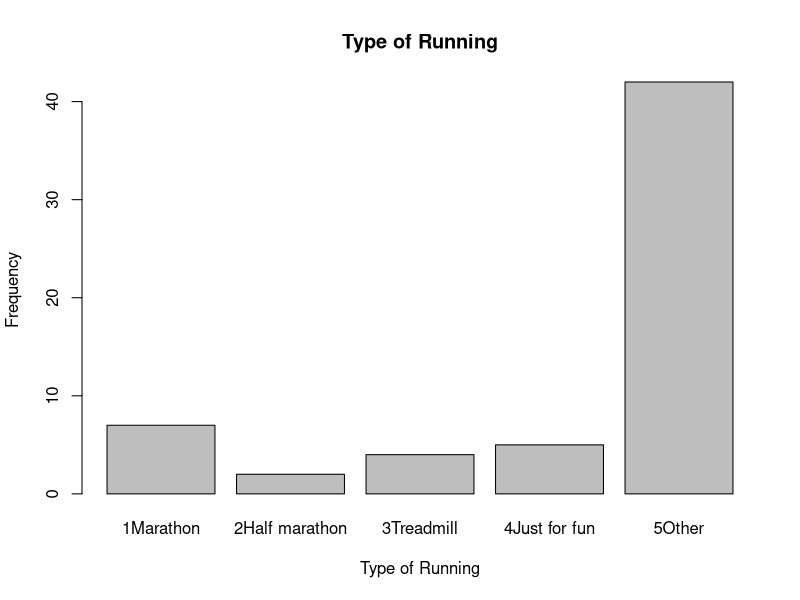
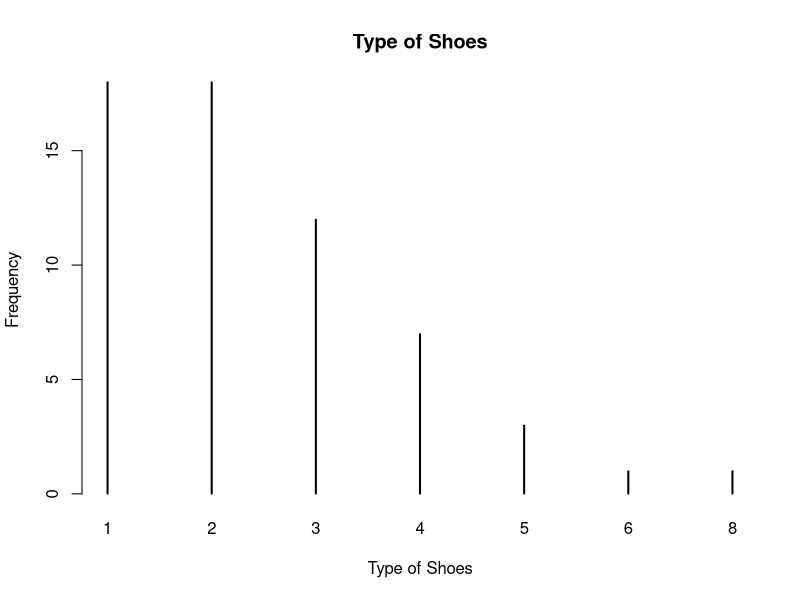
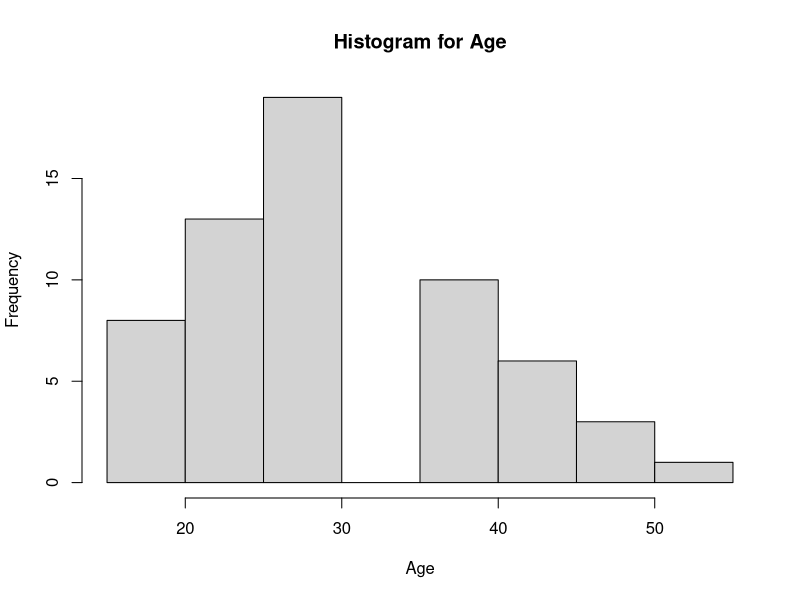
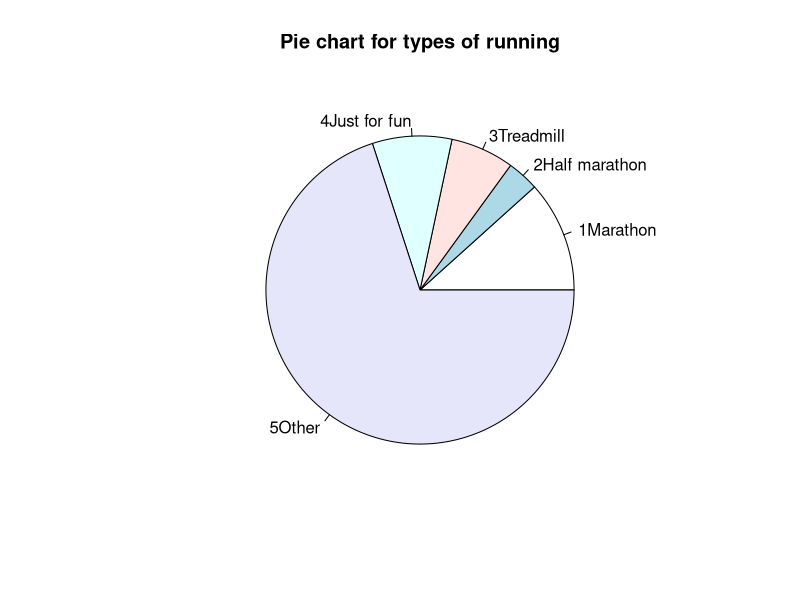
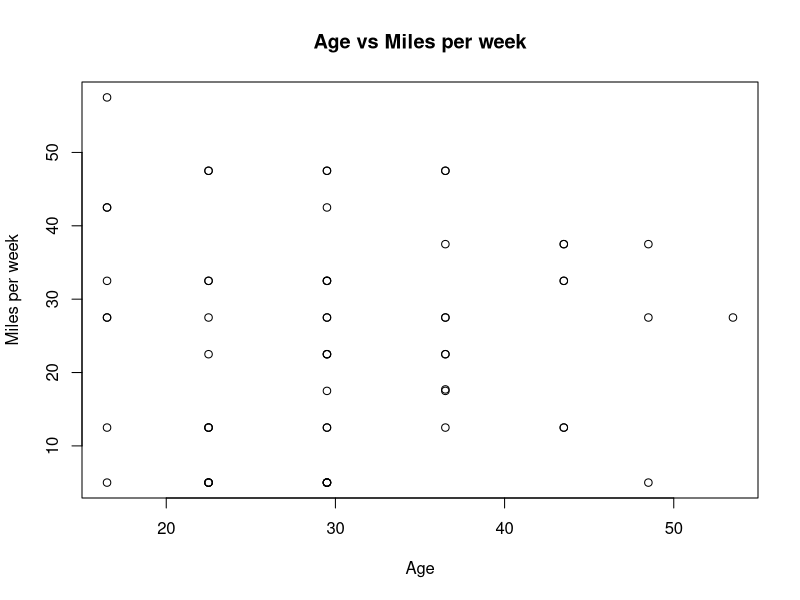
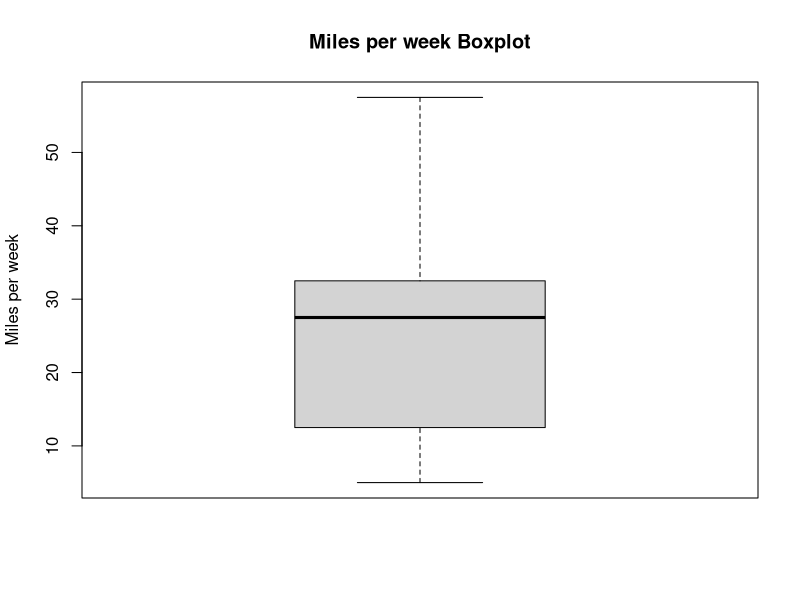
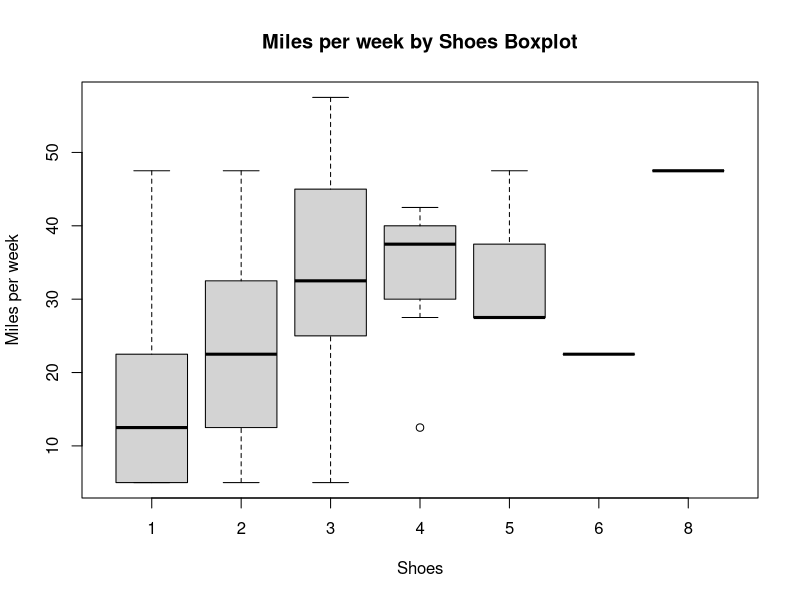
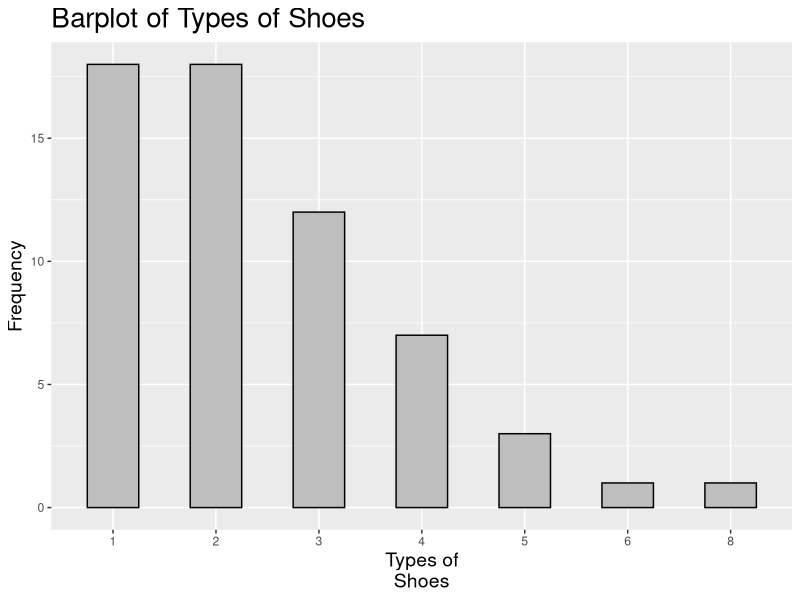

Write the R code that produced these figures, in order.
## ---- chunk 1
log(1) + sqrt(4)
1/3 + exp(1)
log(100, base = 10)
4^2 + 2
sum(4^2, 2)

## ---- chunk 2
ceiling(1.4)
floor(1.4) 
## ---- chunk 3
#Print Good morning
"Good morning"
## ---- chunk 4
"Good morning" #Print Good morning
## ---- chunk 5
# What is the value of
# square root of 3
print(sqrt(3))
## ---- chunk 6
Surname <- "Alice"
Age <- 12
print(Surname)
Age
## ---- chunk 7
text1 <- "Alice is"
text2 <- "beautiful"
paste(text1, text2)
## ---- chunk 8
x <- 2
y <- 3
x+y
## ---- chunk 9
paste("mum", 6)
## ---- chunk 10
x <- y <- z <- 16
x
y
z
## ---- chunk 11
a <- 5L
class(a)

b <- 5.5
class(b)

c <- 1 + 1i
class(c)

x <- "Hi everyone"
class(x)

y <- FALSE
class(y)
## ---- chunk 12
x <- 2
y <- as.complex(x)
y
class(y)
## ---- chunk 13
str <- "Brilliant"
nchar(str)
## ---- chunk 14
str <- "Good Morning!"

grepl("d", str)
grepl("s", str)
grepl("Good", str)

## ---- chunk 15
str <- "Have you heard the song \"Don't Stop Believing in yourself\"?"
cat(str)
## ---- chunk 16
x <- -1
y <- 0
x == y
## ---- chunk 17
x <- 15
y <- 3

if (x > y) {
  print("x is greater than y")
} 
## ---- chunk 18
a <- 10
b <- 25

if (b > a) {
  print("b is greater than a")
} else if (a == b) {
  print ("a and b are equal")
} 
## ---- chunk 19
a <- 10
b <- 15

if (b > a) {
  print("b is greater than a")
} else if (a == b) {
  print("a and b are equal")
} else {
  print("a is greater than b")
} 
## ---- chunk 20
a <- 213
b <- 310

if (b > a) {
  print("b is greater than a")
} else {
  print("b is not greater than a")
} 
## ---- chunk 21
i <- 1
while (i < 6) {
  print(i)
  i <- i + 1
} 
## ---- chunk 22
i <- 1
while (i < 6) {
  print(i)
  i <- i + 1
  if (i == 4) {
    break
  }
} 
## ---- chunk 23
i <- 0
while (i < 6) {
  i <- i + 1
  if (i == 3) {
    next
  }
  print(i)
} 
## ---- chunk 24
for (x in 0:9) {
  print(x)
} 
## ---- chunk 25
fruits <- list("apple", "banana", "cherry")

for (x in fruits) {
  print(x)
}
## ---- chunk 26
vec <- c(1, 2, 3, 4, 5, 6)

for (x in vec) {
  print(x)
} 
## ---- chunk 27
my_function <- function() {      # create a function with the name my_function
  print("Hello World!")
} 
## ---- chunk 28
my_function <- function() {
  print("Hello World!")
}

my_function() # call the function named my_function 
## ---- chunk 29
my_function <- function(fname) {
  paste(fname, "Denis")
}

my_function("Lara")
my_function("Kirsten")
my_function("Frank") 
## ---- chunk 30
my_function <- function(fname, lname) {
  paste(fname, lname)
}

#my_function("Peter") 
my_function("Kirsten", "Denis") 

## ---- chunk 31
my_function <- function(x) {
  return (3 * x)
}
print(my_function(5))
## ---- chunk 32
chap1data1 <-read.csv("chap1data1.csv", sep=",", header=T)
## ---- chunk 33
head(chap1data1)
tail(chap1data1)
## ---- chunk 34
chap1data1$Male <- as.factor(chap1data1$Male)
chap1data1$Married<- as.factor(chap1data1$Married)
chap1data1$College <- as.factor(chap1data1$College)
chap1data1$Distance <- as.factor(chap1data1$Distance)
chap1data1$Treadmill <- as.factor(chap1data1$Treadmill)
chap1data1$Shoes <- as.factor(chap1data1$Shoes) 
## ---- chunk 35
install.packages('RcmdrMisc')
library(RcmdrMisc)
## ---- chunk 36
summary(chap1data1)
summary(chap1data1[,"Age"])
sapply(chap1data1,summary)

numSummary(chap1data1[,"Age"],statistics=c("mean","sd","skewness","kurtosis"))
## ---- chunk 37
##Type of running
barplot(table(chap1data1$Type.of.running),main="Type of Running",ylab="Frequency",xlab="Type of Running")
#barplot(table(chap1data1[,"Type.of.running"]),main="Type of running",ylab="Frequency",xlab="Type of running",width=1,space=0)
## ---- chunk 38
###Shoes
#chap1data1[,"Shoes"]

#plot(chap1data1[,"Shoes"],main="Type of Shoes",ylab="Frequency",xlab="Type of Shoes",col="red")
barplot(table(chap1data1[,"Shoes"]),main="Type of Shoes",ylab="Frequency",xlab="Type of Shoes",col="green", width =1, space =100)
## ---- chunk 39
##Age
hist(chap1data1[,"Age"],main="Histogram for Age",xlab="Age")
## ---- chunk 40
###Type of running
pie(table(chap1data1[,"Type.of.running"]),main="Pie chart for types of running")
## ---- chunk 41
## Age and Miles.per.week 
plot(x=chap1data1[,"Age"],y=chap1data1[,"Miles.per.week"], main="Age vs Miles per week",ylab="Miles per week",xlab="Age")
## ---- chunk 42
## Miles.per.week
boxplot(chap1data1[,"Miles.per.week"],main="Miles per week Boxplot",ylab="Miles per week",xlab="")
## ---- chunk 43
## Miles.per.week by Shoes
boxplot(Miles.per.week~Shoes,data=chap1data1,main="Miles per week by Shoes Boxplot",ylab="Miles per week",xlab="Shoes")
## ---- chunk 44
install.packages('ggplot2')
library(ggplot2)

#or do the following

#In the miscellaneous window, click on Packages.
#Click on Install, then type “ggplot2” beneath Packages (separate multiple with space or comma)
#Make sure Install dependencies is selected, then click on Install
#After installation, load the package into R: package(ggplot2)

## ---- chunk 45
barplot <- ggplot(data=chap1data1,aes(x=Shoes)) +
geom_bar(fill="gray",color="black",width=.5)
barplot + ggtitle("Barplot of Types of Shoes") + labs(x="Types of
Shoes",y="Frequency") +
theme(plot.title=element_text(size=20),axis.title=element_text(size=
14))
## ---- chunk 46
barplot2 <- ggplot(data=chap1data1,aes(x=Shoes,y=Miles.per.week))
barplot2 + geom_bar(aes(fill=Male),
position=position_dodge(),stat="identity") +
scale_fill_manual(values=c("#CC6666","#66CC99"))
## ---- chunk 47
histo <- ggplot(chap1data1,aes(x=Age))
histo + geom_histogram(binwidth=6)
## ---- chunk 48
pie <- ggplot(data=chap1data1,aes(x=factor(1),fill=Shoes))+
geom_bar(width = 1)
pie + coord_polar("y")
## ---- chunk 49
ggplot(data=chap1data1,aes(y=Runs.per.week,x=Age)) +
geom_point(shape=3,color="darkblue")
## ---- chunk 50
scatter <-
ggplot(data=chap1data1,aes(y=Runs.per.week,x=Age,color=Distance))
scatter + geom_point(size=2) +
scale_color_manual(values=c("#CC6666","#66CC99"))
## ---- chunk 51
scatter2 <-
ggplot(data=chap1data1,aes(y=Runs.per.week,x=Age,color=Distance))
scatter2 + geom_point(size=2) +
scale_color_manual(values=c("#CC6666","#66CC99")) +
geom_smooth(method=lm,se=F)
## ---- chunk 52
ggplot(chap1data1,aes(factor(Distance),Miles.per.week)) +
geom_boxplot()
